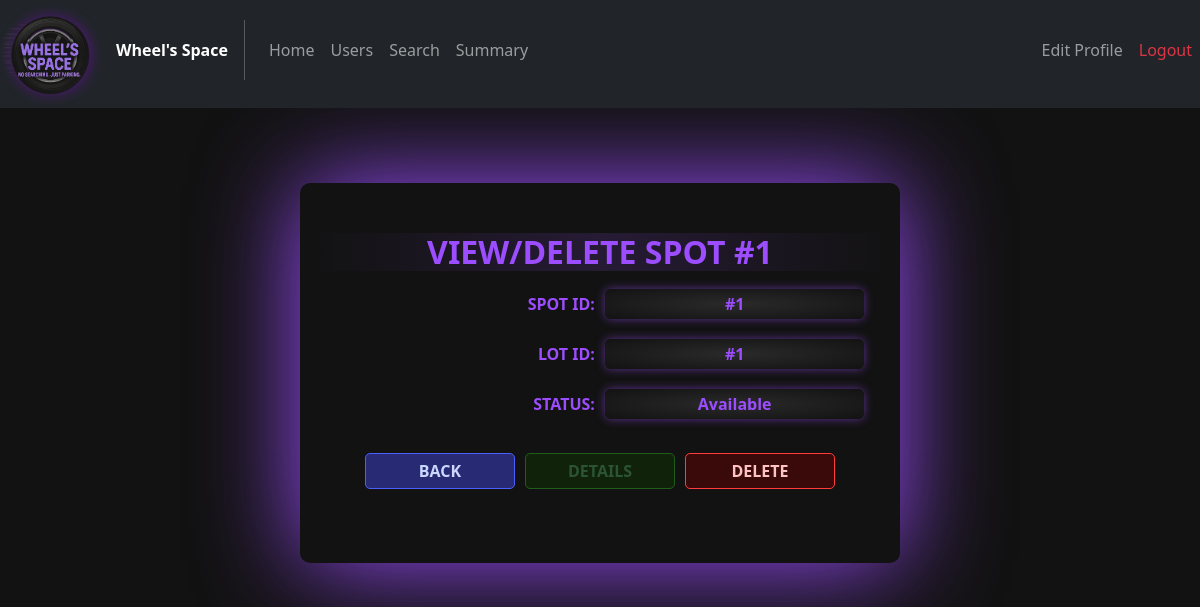
The app's page /viewspot/1 with its own data.
### models/Spots.py (models this page shows)
class Spots(db.Model):
    __tablename__ = "Spots"
    spot_id = db.Column(db.Integer, primary_key = True)
    lot_id = db.Column(db.Integer, db.ForeignKey("Lots.lot_id"))
    status = db.Column(db.Enum(Status),nullable=False, default = Status.A)
    lot = db.relationship("Lots",back_populates = "spots")
    reservation = db.relationship("Reservations", back_populates = "spot")

### models/Lots.py (models this page shows)
class Lots(db.Model):
    __tablename__ = "Lots"
    lot_id   = db.Column(db.Integer, primary_key=True)
    location = db.Column(db.String(30), unique = True, nullable=False)
    price    = db.Column(db.Numeric(10, 2), nullable=False)
    address  = db.Column(db.String(100), nullable = False)
    pincode  = db.Column(db.Integer, nullable=False)
    max_spots= db.Column(db.Integer, nullable=False)
    spots    = db.relationship("Spots",back_populates = "lot")

### controllers/admin_routes.py (the view)
@admin_routes.route("/viewspot/<int:spot_id>")
def viewspot(spot_id):
    spot = Spots.query.filter_by(spot_id=spot_id).first()
    if spot.status==Status.O:
        reservation = Reservations.query.filter_by(spot_id=spot_id,leaving_timestamp=None).first()
    else:
        reservation = None
    return render_template("admin_view_spot.html", spot=spot, reservation=reservation)

### templates/admin_view_spot.html (shortened to what this page needs)
<!DOCTYPE html>
<html lang="en">
<head>
    <link rel="stylesheet" href="../static/css/General_style.css">
    <link rel="stylesheet" href="../static/css/Admin_style.css">
    <link href="https://cdn.jsdelivr.net/npm/bootstrap@5.2.3/dist/css/bootstrap.min.css" rel="stylesheet"
>
</head>
<body>
    <nav class="navbar navbar-expand-lg navbar-dark bg-dark my-nav-bar">
        <div class="navbar-brand logo">
            <img src="{{ url_for('static', filename='images/logo.png' )}}" alt="LOGO" id="logo"
                class="img-fluid">
        </div>
        <span class="fw-bold text-white">Wheel's Space</span>
        <div class="collapse navbar-collapse" id="navbarelements">
            <ul class="navbar-nav me-auto">
                <li class="nav-item">
                    <a href="{{url_for("admin_routes.adminhome")}}" class="nav-link my-nav-link">Home</a>
                </li>
                <li class="nav-item">
                    <a href="{{url_for("admin_routes.adminusers")}}" class="nav-link my-nav-link">Users</a>
                </li>
                <li class="nav-item">
                    <a href="{{url_for("admin_routes.adminsearch")}}" class="nav-link my-nav-link">Search</a>
                </li>
                <li class="nav-item">
                    <a href="{{url_for("admin_routes.adminsummary")}}" class="nav-link my-nav-link">Summary</a>
                </li>
            </ul>
            <ul class="navbar-nav">
                <li class="nav-item">
                    <a href="{{url_for("admin_routes.adminedit")}}" class="nav-link my-nav-link">Edit Profile</a>
                </li>
                <li class="nav-item">
                    <a href="{{url_for('auth_rbac.logout')}}" class="nav-link my-nav-link text-danger">Logout</a>
                </li>
            </ul>
        </div>
    </nav>
    <div class="container-fluid py-3 justify-content-center admin-page-box">
        <div class="span-box container">
            <h2 class="admin-text">VIEW/DELETE SPOT #{{spot.spot_id}}</h2>
            <div class="admin-text">
                <span>SPOT ID:</span> <span class="view-highlight"> #{{spot.spot_id}} </span>
            </div>
            <div class="admin-text">
                <span>LOT ID:</span> <span class="view-highlight"> #{{spot.lot.lot_id}} </span>
            </div>
            <div class="admin-text">
                <span>STATUS:</span> <span class="view-highlight"> {{spot.status.value}} </span>
            </div>
            <div class="row justify-content-center">
                <a href = "{{url_for('admin_routes.adminhome')}}" class="col-3 my-4 admin-button edit-btn">BACK</a>
                <div class="col-3 my-4 admin-button add-btn {{'disabled' if spot.status.value=='Available' else ''}}" data-bs-toggle="collapse" data-bs-target="#view-details">DETAILS</div>
                <div class="col-3 my-4 admin-button del-btn {{'disabled' if spot.status.value!='Available' else ''}}" data-bs-toggle="collapse" data-bs-target="#view-details">DELETE</div>
            </div>
        </div>
    </div>
</body>
</html>

### static/css/General_style.css (style rules this page uses)
body { background-color: #121212; }
.logo { max-width: 100px; max-height: 100px; }
.my-nav-bar { padding-top: 0px; }
.my-nav-link { padding: 10px; }
.view-highlight { display: inline-block; text-align: center !important; padding: 3px; border-radius: 6px; background: radial-gradient(#2a2a2a, #121212); color: #9b4dff; box-shadow: 0 0 10px #9b4dff88; }
.span-box { min-width: 200px; max-width: 600px !important; margin-top: 5%; width: 80%; background-color: #121212; box-shadow: 0px 0px 100px 0px #9b4dff; padding: 50px 10px; border-radius: 10px; }
.span-box span { width: 45%; margin: 10px 3px; text-align: end; display: inline-block; }
.span-box h2 { background: linear-gradient( to right, rgba(155, 77, 255, 0) 0%, rgba(155, 77, 255, 0.15) 50%, rgba(155, 77, 255, 0) 100% ); }
.edit-btn { background-color: #282b73; color: #cbd7ff; border: 1px solid #4b5fff; }
.del-btn { background-color: #3a0a0a; color: #ffc2c2; border: 1px solid #ff3b3b; }
.add-btn { background-color: #134c00; color: #85ee9f; border: 1px solid #48ff3b; }
.add-btn.disabled { background-color: #0f2e05; color: #3c814d; border: 1px solid #289020; pointer-events: none; opacity: 0.6; }

### static/css/Admin_style.css (style rules this page uses)
.admin-page-box { background-color: #121212; align-content: center; }
.admin-button { display: inline-block; text-decoration: none; font-weight: bold; padding: 5px 20px; margin: 5px; border-radius: 5px; transition: 0.2s all linear; text-align: center; cursor: pointer; }
.admin-text { color: #9b4dff; font-weight: bold; text-align: center; }

### templates/admin_view_spot.html (style rules this page uses)
html, body { background-color: #121212; }
.my-nav-bar { padding-top: 0px; }

### records on screen
Spots: spot_id "1", status.value "Available"
Lots: lot.lot_id "1"
